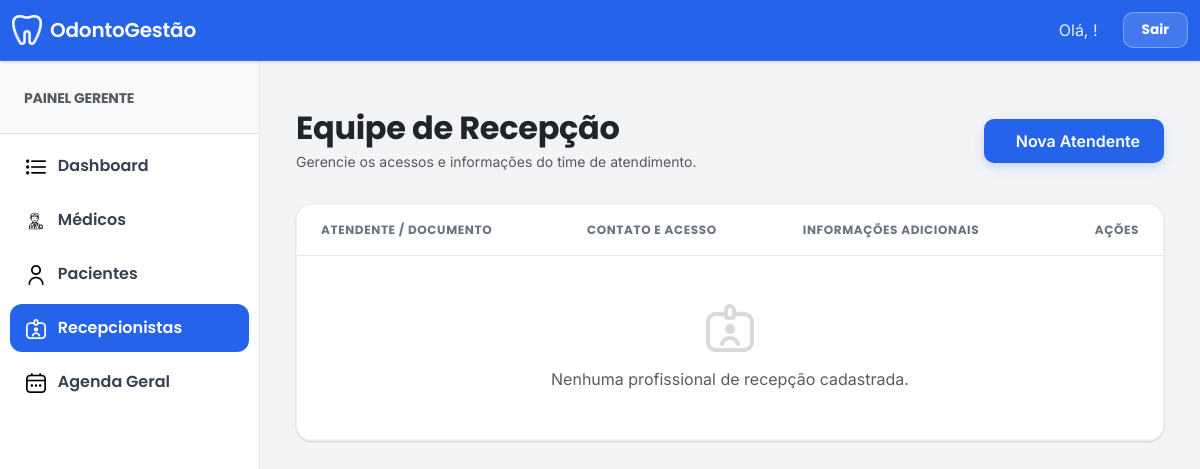
The app's page /manage_recepcionista/ (signed in), older data.
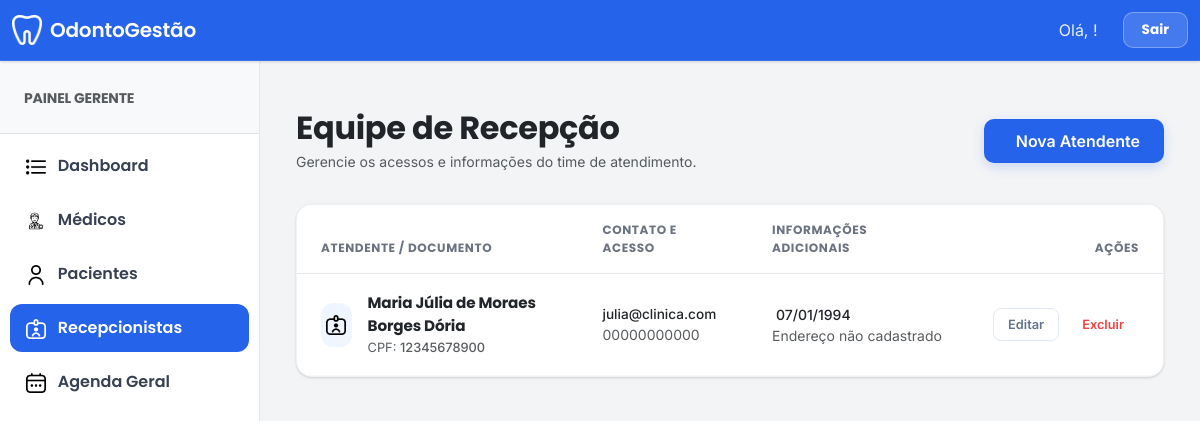
The same page, newer data.
### clinica_app/models.py (models this page shows, shortened)
class Recepcionista(models.Model):
    admin = models.OneToOneField(CustomUser, on_delete=models.CASCADE)
    cpf = models.CharField(max_length=14, null=True, blank=True, unique=True)
    telefone = models.CharField(max_length=20, null=True, blank=True)
    endereco = models.TextField(null=True, blank=True)
    data_nascimento = models.DateField(null=True, blank=True)

class CustomUser(AbstractUser):
    USER_TYPE_CHOICES = (
        ('1', 'Gerente'),
        ('2', 'Dentista'),
        ('3', 'Paciente'),
        ('4', 'Recepcionista'),
    )
    email = models.EmailField(unique=True)
    user_type = models.CharField(default='1', choices=USER_TYPE_CHOICES, max_length=1)
    first_name = models.CharField("Nome completo", max_length=150, blank=True)
    REQUIRED_FIELDS = ['email', 'first_name']

### clinica_app/views.py (the view)
# urls.py: path('manage_recepcionista/', views.manage_recepcionista, name="manage_recepcionista"),
@login_required
def manage_recepcionista(request):
    if str(request.user.user_type) != "1": return redirect('home')
    return render(request, "gerente_template/manage_recepcionista_template.html", {"recepcionistas": Recepcionista.objects.all()})

### clinica_app/templates/gerente_template/manage_recepcionista_template.html (shortened to what the changed rows need)
{% extends 'base.html' %}
{% load static %}
{% block main_content %}
<div class="container-fluid py-4 page-container">
    <div class="row page-header align-items-center">
        <div class="col-md-6">
            <h2 class="fw-bold text-dark mb-1">Equipe de Recepção</h2>
        </div>
    </div>
    <div class="content-card">
        <div class="table-responsive">
            <table class="table table-custom mb-0">
                <thead>
                    <tr>
                        <th>Atendente / Documento</th>
                        <th>Contato e Acesso</th>
                        <th>Informações Adicionais</th>
                        <th class="text-end">Ações</th>
                    </tr>
                </thead>
                <tbody>
                    {% for recep in recepcionistas %}
                    <tr>
                        <td>
                            <div class="d-flex align-items-center">
                                <div class="staff-avatar me-3">
                                    <img src="{% static 'recepcionista.png' %}" alt="Ícone">
                                </div>
                                <div>
                                    <div class="fw-bold text-dark" style="font-size: 0.95rem;">
                                        {{ recep.admin.first_name }} {{ recep.admin.last_name }}
                                    </div>
                                    <div class="text-muted" style="font-size: 0.8rem;">
                                        CPF: <span class="fw-medium">{{ recep.cpf|default:"---" }}</span>
                                    </div>
                                </div>
                            </div>
                        </td>
                        <td>
                            <div class="text-dark fw-medium" style="font-size: 0.85rem;">
                                {{ recep.admin.email }}
                            </div>
                            <div class="text-muted small">
                                {{ recep.telefone|default:"Sem telefone" }}
                            </div>
                        </td>
                        <td>
                            <div class="text-dark small fw-medium">
                                {% if recep.data_nascimento %}
                                     {{ recep.data_nascimento|date:"d/m/Y" }}
                                {% else %}
                                    <span class="text-muted opacity-50 italic">Nascimento não inf.</span>
                                {% endif %}
                            </div>
                            <div class="text-muted small text-truncate-custom" title="{{ recep.endereco }}">
                                {{ recep.endereco|default:"Endereço não cadastrado" }}
                            </div>
                        </td>
                        <td class="text-end">
                            <div class="d-flex justify-content-end gap-2">
                                <a href="{% url 'edit_recepcionista' recep.admin.id %}" class="btn btn-action-edit">
                                    Editar
                                </a>
                                <a href="{% url 'delete_recepcionista' recep.admin.id %}"
                                   class="btn btn-action-delete"
                                   onclick="return confirm('Deseja realmente remover o acesso desta profissional?')">
                                    Excluir
                                </a>
                            </div>
                        </td>
                    </tr>
                    {% empty %}
                    <tr>
                        <td colspan="4" class="text-center py-5">
                            <img src="{% static 'recepcionista.png' %}" style="width: 48px; opacity: 0.15; margin-bottom: 15px;">
                            <p class="text-muted mb-0">Nenhuma profissional de recepção cadastrada.</p>
                        </td>
                    </tr>
                    {% endfor %}
                </tbody>
            </table>
        </div>
    </div>
</div>
{% endblock main_content %}

Row changes from the older to the newer data that the page shows:
added Recepcionista: admin.first_name "Maria Júlia de Moraes Borges Dória", cpf "12345678900", admin.email "julia@clinica.com", telefone "00000000000", data_nascimento "07/01/1994", endereco "Endereço não cadastrado"
Text that changed along with them:
text no longer shown: "Nenhuma profissional de recepção cadastrada."
